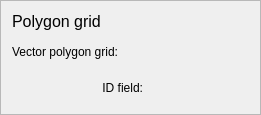
    <widget class="QFrame" name="frame_5">
     <property name="frameShape">
      <enum>QFrame::StyledPanel</enum>
     </property>
     <property name="frameShadow">
      <enum>QFrame::Raised</enum>
     </property>
     <layout class="QGridLayout" name="gridLayout">
      <item row="0" column="0">
       <widget class="QLabel" name="label_17">
        <property name="text">
         <string>&lt;!DOCTYPE HTML PUBLIC &quot;-//W3C//DTD HTML 4.0//EN&quot; &quot;http://www.w3.org/TR/REC-html40/strict.dtd&quot;&gt;
&lt;html&gt;&lt;head&gt;&lt;meta name=&quot;qrichtext&quot; content=&quot;1&quot; /&gt;&lt;style type=&quot;text/css&quot;&gt;
p, li { white-space: pre-wrap; }
&lt;/style&gt;&lt;/head&gt;&lt;body style=&quot; font-family:'MS Shell Dlg 2'; font-size:8pt; font-weight:400; font-style:normal;&quot;&gt;
&lt;p style=&quot; margin-top:0px; margin-bottom:0px; margin-left:0px; margin-right:0px; -qt-block-indent:0; text-indent:0px;&quot;&gt;&lt;span style=&quot; font-size:12pt;&quot;&gt;Polygon grid&lt;/span&gt;&lt;/p&gt;&lt;/body&gt;&lt;/html&gt;</string>
        </property>
       </widget>
      </item>
      <item row="3" column="2">
       <widget class="QWidget" name="widgetPolyField" native="true">
        <property name="minimumSize">
         <size>
          <width>100</width>
          <height>30</height>
         </size>
        </property>
        <property name="layoutDirection">
         <enum>Qt::LeftToRight</enum>
        </property>
        <layout class="QGridLayout" name="gridLayout_14"/>
       </widget>
      </item>
      <item row="3" column="0" colspan="2">
       <widget class="QLabel" name="label_5">
        <property name="text">
         <string>ID field:</string>
        </property>
        <property name="alignment">
         <set>Qt::AlignRight|Qt::AlignTrailing|Qt::AlignVCenter</set>
        </property>
       </widget>
      </item>
      <item row="1" column="0">
       <widget class="QLabel" name="label">
        <property name="text">
         <string>Vector polygon grid:</string>
        </property>
        <property name="alignment">
         <set>Qt::AlignRight|Qt::AlignTrailing|Qt::AlignVCenter</set>
        </property>
       </widget>
      </item>
      <item row="1" column="1" colspan="2">
       <widget class="QWidget" name="widgetPolygonLayer" native="true">
        <property name="minimumSize">
         <size>
          <width>125</width>
          <height>30</height>
         </size>
        </property>
        <property name="layoutDirection">
         <enum>Qt::LeftToRight</enum>
        </property>
        <layout class="QGridLayout" name="gridLayout_13"/>
       </widget>
      </item>
     </layout>
    </widget>
